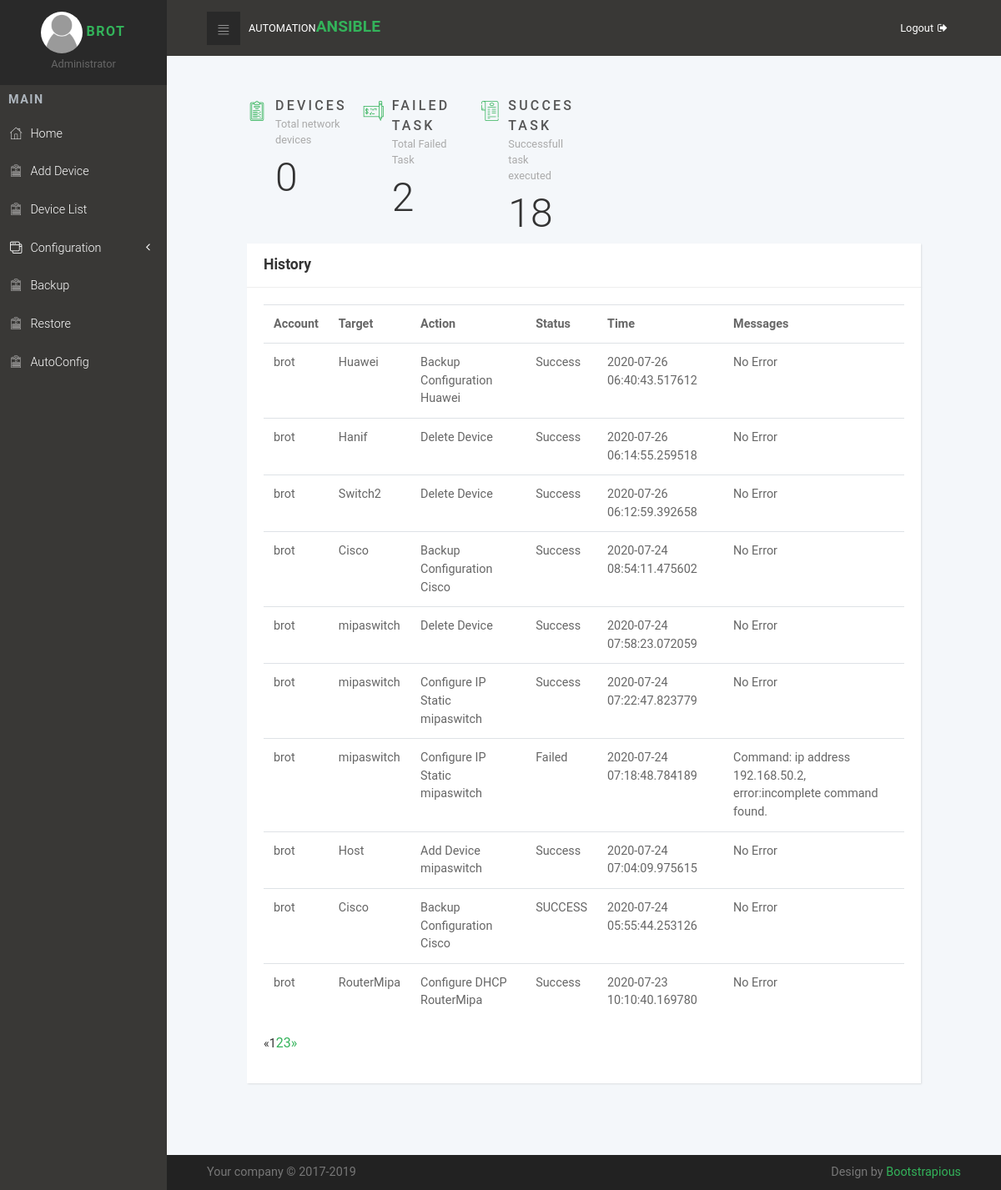
The app's page / (signed in) with its own data.
### users/models.py (models this page shows, shortened)
class Profile(models.Model):
    user = models.OneToOneField(User, on_delete=models.CASCADE)
    image = models.ImageField(default='default.jpg', upload_to='profile_pics')

### Automation/models.py (models this page shows, shortened)
class log(models.Model):
    account = models.CharField(max_length=255, default="")
    targetss = models.CharField(max_length=255, default="")
    action = models.CharField(max_length=255, default="")
    status = models.CharField(max_length=255, default="")
    time = models.CharField(max_length=255, default="")
    messages = models.CharField(max_length=255, default="")

### Automation/views.py (the view)
# urls.py: path('', views.home, name='Ansible-home'),
@login_required
def home(request):
    all_device = AnsibleNetworkHost.objects.all()
    failure = log.objects.all().filter(status='Failed')
    successful = log.objects.all().filter(status='Success')
    logs = log.objects.all().order_by('-time')
    coba = request.GET.get('page', 1)
    paginator = Paginator(logs, 10)
    try:
        pages = paginator.page(coba)
    except PageNotAnInteger:
        pages = paginator.page(1)
    except EmptyPage:
        pages = paginator.page(paginator.num_pages)
    context = {
        'all_device': len(all_device),
        'failure': len(failure),
        'successful': len(successful),
        'pages': pages
    }
    return render(request, 'ansibleweb/home.html', context)

### Automation/templates/ansibleweb/home.html
{% extends "ansibleweb/base.html" %}
{% block content %}
<section class="dashboard-counts section-padding">
    <div class="container-fluid dashboard-content">
      <div class="row">
        <div class="col-xl-2 col-md-4 col-6">
          <div class="wrapper count-title d-flex">
            <div class="icon"><i class="icon-padnote"></i></div>
            <div class="name"><strong class="text-uppercase" href="{% url 'device' %}">Devices</strong><span>Total network devices</span>
              <div class="count-number">{{ all_device }}</div>
            </div>
          </div>
        </div>
        <div class="col-xl-2 col-md-4 col-6">
          <div class="wrapper count-title d-flex">
            <div class="icon"><i class="icon-check"></i></div>
            <div class="name"><strong class="text-uppercase">Failed Task</strong><span>Total Failed Task</span>
              <div class="count-number">{{ failure }}</div>
            </div>
          </div>
        </div>
        <div class="col-xl-2 col-md-4 col-6">
          <div class="wrapper count-title d-flex">
            <div class="icon"><i class="icon-bill"></i></div>
            <div class="name"><strong class="text-uppercase">Succes Task</strong><span>Successfull task executed</span>
              <div class="count-number">{{ successful }}</div>
            </div>
          </div>
        </div>
      </div>
      <div class="row d-flex align-items-md-stretch">
        <div class="col-xl-12 col-lg-12 col-md-12 col-sm-12 col-12">
            <div class="card">
                <div class="card-header d-flex align-items-center">
                    <h4>History</h4>
                </div>
                <div class="card-body">
                   <table class="table">
                       <tr>
                           <th>Account</th>
                           <th>Target</th>
                           <th>Action</th>
                           <th>Status</th>
                           <th>Time</th>
                           <th>Messages</th>
                       </tr>
                       {% for page in pages %}
                            <tr>
                                <td>{{ page.account }}</td>
                                <td>{{ page.targetss }}</td>
                                <td>{{ page.action }}</td>
                                <td>{{ page.status }} </td>
                                <td>{{ page.time }}</td>
                                <td>{{ page.messages }}</td>
                            </tr>
                        {% endfor %}
                   </table>
                   <ul class="pagination align-items-center">
                     {% if pages.has_previous %}
                       <li><a href="?page={{ pages.previous_page_number }}">«</a></li>
                     {% else %}
                       <li class="disabled"><span>«</span></li>
                     {% endif %}
                     {% for i in pages.paginator.page_range %}
                       {% if pages.number == i %}
                         <li class="active"><span>{{ i }} <span class="sr-only">(current)</span></span></li>
                       {% else %}
                         <li><a href="?page={{ i }}">{{ i }}</a></li>
                       {% endif %}
                     {% endfor %}
                     {% if pages.has_next %}
                       <li><a href="?page={{ pages.next_page_number }}">»</a></li>
                     {% else %}
                       <li class="disabled"><span>»</span></li>
                     {% endif %}
                   </ul>
                </div>
            </div>
        </div>
      </div>
    </div>
  </section>
{% endblock content %}

### Automation/templates/ansibleweb/base.html (shortened to what this page needs)
<!DOCTYPE html>
<html>
  {% load static %}
  <head>
    <link rel="stylesheet" href="{% static 'vendor/bootstrap/css/bootstrap.min.css' %}">
    <link rel="stylesheet" href="{% static 'vendor/font-awesome/css/font-awesome.min.css' %}">
    <link rel="stylesheet" href="{% static 'css/fontastic.css' %}">
    <link rel="stylesheet" href="{% static 'css/grasp_mobile_progress_circle-1.0.0.min.css' %}">
    <link rel="stylesheet" href="{% static 'vendor/malihu-custom-scrollbar-plugin/jquery.mCustomScrollbar.css' %}">
    <link rel="stylesheet" href="{% static 'css/style.default.css' %}" id="theme-stylesheet">
    <link rel="stylesheet" href="{% static 'css/custom.css' %}">
    <link rel="stylesheet" type="text/css" href="{% static 'css/vis.css' %}">
  </head>
  <body>
    <nav class="side-navbar">
        <div class="side-navbar-wrapper">
          <div class="sidenav-header d-flex align-items-center justify-content-center">
            <div class="sidenav-header-inner text-center"><img src="{{ user.profile.image.url }}" alt="person" class="img-fluid rounded-circle">
              <a href="{% url 'profile' %}"><h2 class="h5">{{ user.username }}</h2></a><span>Administrator</span>
            </div>
          </div>
          <div class="main-menu">
            <h5 class="sidenav-heading">Main</h5>
            <ul id="side-main-menu" class="side-menu list-unstyled">
              <li><a href="{% url 'Ansible-home' %}"> <i class="icon-home"></i>Home                             </a></li>
              <li><a href="{% url 'host-create' %}"> <i class="icon-form"></i>Add Device                            </a></li>
              <li><a href="{% url 'device' %}"> <i class="icon-form"></i>Device List                            </a></li>
              <li><a href="#coba" aria-expanded="false" data-toggle="collapse"> <i class="icon-interface-windows"></i>Configuration </a>
              </li>
              <li><a href="{% url 'backup' %}"> <i class="icon-form"></i>Backup</a></li>
            <li><a href="{% url 'restore-cisco' %}"> <i class="icon-form"></i>Restore</a></li>
            <li><a href="{% url 'arp' %}"> <i class="icon-form"></i>AutoConfig</a></li>
            </ul>
          </div>
        </div>
      </nav>
      <div class="page">
        <header class="header">
          <nav class="navbar">
            <div class="container-fluid">
              <div class="navbar-holder d-flex align-items-center justify-content-between">
                <div class="navbar-header"><a id="toggle-btn" href="#" class="menu-btn"><i class="icon-bars"> </i></a><a href="index.html" class="navbar-brand">
                    <div class="brand-text d-none d-md-inline-block"><span>Automation </span><strong class="text-primary">Ansible</strong></div></a></div>
                <ul class="nav-menu list-unstyled d-flex flex-md-row align-items-md-center">
                  <li class="nav-item"><a href="{% url 'logout' %}" class="nav-link logout"> <span class="d-none d-sm-inline-block">Logout</span><i class="fa fa-sign-out"></i></a></li>
                </ul>
              </div>
            </div>
          </nav>
        </header>
        <section>
          <div class="container-fluid">
      {% block content %}{% endblock %}
    </div>
    </section>
      <footer class="main-footer">
        <div class="container-fluid">
          <div class="row">
            <div class="col-sm-6">
              <p>Your company &copy; 2017-2019</p>
            </div>
            <div class="col-sm-6 text-right">
              <p>Design by <a href="https://bootstrapious.com/p/bootstrap-4-dashboard" class="external">Bootstrapious</a></p>
            </div>
          </div>
        </div>
      </footer>
    </div>
  </body>
</html>

### records on screen
log: account "brot", targetss "Huawei", action "Backup Configuration Huawei", status "Success", time "2020-07-26 06:40:43.517612", messages "No Error"
log: account "brot", targetss "Hanif", action "Delete Device", status "Success", time "2020-07-26 06:14:55.259518", messages "No Error"
log: account "brot", targetss "Switch2", action "Delete Device", status "Success", time "2020-07-26 06:12:59.392658", messages "No Error"
log: account "brot", targetss "Cisco", action "Backup Configuration Cisco", status "Success", time "2020-07-24 08:54:11.475602", messages "No Error"
log: account "brot", targetss "mipaswitch", action "Delete Device", status "Success", time "2020-07-24 07:58:23.072059", messages "No Error"
log: account "brot", targetss "mipaswitch", action "Configure IP Static mipaswitch", status "Success", time "2020-07-24 07:22:47.823779", messages "No Error"
log: account "brot", targetss "mipaswitch", action "Configure IP Static mipaswitch", status "Failed", time "2020-07-24 07:18:48.784189", messages "Command: ip address 192.168.50.2, error:incomplete command found."
log: account "brot", targetss "Host", action "Add Device mipaswitch", status "Success", time "2020-07-24 07:04:09.975615", messages "No Error"
log: account "brot", targetss "Cisco", action "Backup Configuration Cisco", status "SUCCESS", time "2020-07-24 05:55:44.253126", messages "No Error"
log: account "brot", targetss "RouterMipa", action "Configure DHCP RouterMipa", status "Success", time "2020-07-23 10:10:40.169780", messages "No Error"

### other values on screen
{{ user.username }} "BROT"
{{ all_device }} "0"
{{ failure }} "2"
{{ successful }} "18"
{{ i }} "1"
{{ i }} "2" "3"
